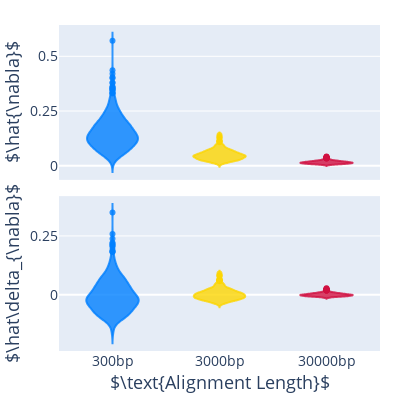

Here is the notebook cell this chart was saved with:
### Markdown cell above
get the Hi-Hi for delta-nabla

### Code cell
paths = list(Path("../results/micro/convergence/fg-GSN-toe/").glob("*hi_hi*.sqlitedb"))

width, height = 400, 400
fig = nabla.fig_nabla_vs_delta_nabla(paths, width=width, height=height)

fig.show()
fig.write_image(FIG_DIR / "micro-nabla-delta_nabla.pdf")

### Figure 1 — Plotly figure (JSON) as saved in the notebook; plotly's stock layout.template omitted (floating-point values rounded to 4 significant figures; data arrays with more than 128 entries replaced by an {"elided": "..."} marker saying what was removed)
{"data": [{"fillcolor": "rgba(0, 128, 255, 0.8)", "name": "300bp", "showlegend": false, "y": {"elided": "939 float values"}, "type": "violin", "line": {"color": "rgba(0, 128, 255, 0.8)"}, "xaxis": "x", "yaxis": "y"}, {"fillcolor": "rgba(253, 214, 3,0.8)", "name": "3000bp", "showlegend": false, "y": {"elided": "1000 float values"}, "type": "violin", "line": {"color": "rgba(253, 214, 3,0.8)"}, "xaxis": "x", "yaxis": "y"}, {"fillcolor": "rgba(209,17,65,0.8)", "name": "30000bp", "showlegend": false, "y": {"elided": "1000 float values"}, "type": "violin", "line": {"color": "rgba(209,17,65,0.8)"}, "xaxis": "x", "yaxis": "y"}, {"fillcolor": "rgba(0, 128, 255, 0.8)", "name": "300bp", "showlegend": false, "y": {"elided": "939 float values"}, "type": "violin", "line": {"color": "rgba(0, 128, 255, 0.8)"}, "xaxis": "x2", "yaxis": "y2"}, {"fillcolor": "rgba(253, 214, 3,0.8)", "name": "3000bp", "showlegend": false, "y": {"elided": "1000 float values"}, "type": "violin", "line": {"color": "rgba(253, 214, 3,0.8)"}, "xaxis": "x2", "yaxis": "y2"}, {"fillcolor": "rgba(209,17,65,0.8)", "name": "30000bp", "showlegend": false, "y": {"elided": "1000 float values"}, "type": "violin", "line": {"color": "rgba(209,17,65,0.8)"}, "xaxis": "x2", "yaxis": "y2"}], "layout": {"xaxis": {"anchor": "y", "domain": [0.0, 1.0], "matches": "x2", "showticklabels": false}, "yaxis": {"anchor": "x", "domain": [0.525, 1.0], "tickfont": {"size": 14}, "title": {"font": {"size": 18}, "standoff": 5, "text": "$\\hat{\\nabla}$"}, "dtick": 0.25}, "xaxis2": {"anchor": "y2", "domain": [0.0, 1.0], "tickfont": {"size": 14}, "title": {"font": {"size": 18}, "text": "$\\text{Alignment Length}$", "standoff": 5}, "dtick": 0.25}, "yaxis2": {"anchor": "x2", "domain": [0.0, 0.475], "tickfont": {"size": 14}, "title": {"font": {"size": 18}, "standoff": 5, "text": "$\\hat\\delta_{\\nabla}$"}, "dtick": 0.25}, "margin": {"l": 25, "r": 20, "t": 25, "b": 45}, "width": 400, "height": 400}}
